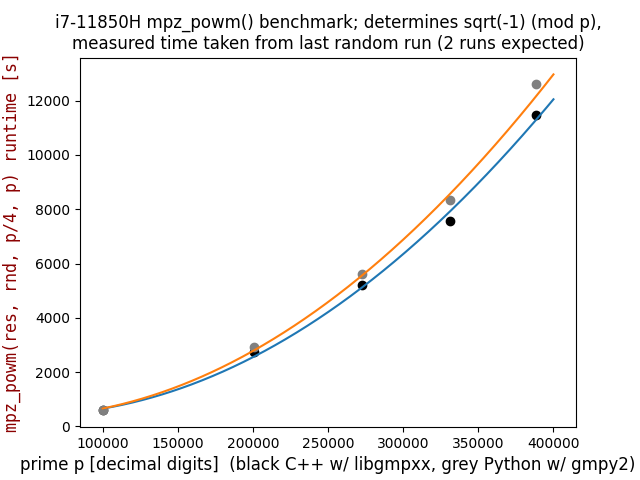

This figure's Python source:
# modified, from: https://github.com/Bumpkin-Pi/QuadraticRegression
import math
import sys
import pandas as pd
import matplotlib.pyplot as plt
from math import pow as toPower
import numpy as np
data = pd.DataFrame({
    "x": [100355, 200700, 272770, 330855, 388342],
    "y": [588.1, 2731.9, 5203.9, 7548.8, 11465.5],
    "y2": [613.54, 2914.8, 5598.8, 8326.4, 12632.0]
})

Σx = 0
Σy = 0
Σxy = 0
Σx2 = 0
Σx3 = 0
Σx4 = 0
Σx2y = 0
n = len(data)

a = 0
b = 0
c = 0

for i in range(len(data)):
    Σx += data.iloc[i].x
    Σy += data.iloc[i].y
    Σxy += data.iloc[i].x * data.iloc[i].y
    Σx2 += toPower(data.iloc[i].x, 2)
    Σx3 += toPower(data.iloc[i].x, 3)
    Σx4 += toPower(data.iloc[i].x, 4)
    Σx2y += toPower(data.iloc[i].x, 2) * data.iloc[i].y

    plt.scatter([data.iloc[i].x], [data.iloc[i].y], color="black")
    plt.scatter([data.iloc[i].x], [data.iloc[i].y2], color="grey")

a = np.array([[Σx4, Σx3, Σx2], [Σx3, Σx2, Σx], [Σx2, Σx, n]])
b = np.array([Σx2y, Σxy, Σy])

solve = np.linalg.solve(a, b)

print((f'y = {solve[0]}x² + {solve[1]}x + {solve[2]}').replace("+ -", "- "))

x = np.linspace(100000, 400000, 1000)

y = (x**2)*solve[0] + solve[1]*x + solve[2]
plt.plot(x, y)

y2 = (x**2)*9.925562577486448e-08 - x*0.008591031541973985 + 522.9552053486736
plt.plot(x, y2)

font = {'family': 'monospace',
        'color':  'darkred',
        'weight': 'normal',
        'size': 12,
        }

plt.title('i7-11850H mpz_powm() benchmark; determines sqrt(-1) (mod p),\nmeasured time taken from last random run (2 runs expected)', fontsize=12)
plt.ylabel('mpz_powm(res, rnd, p/4, p) runtime [s]', fontsize=12, fontdict=font)
plt.xlabel('prime p [decimal digits]  (black C++ w/ libgmpxx, grey Python w/ gmpy2)', fontsize=12)

plt.show()
